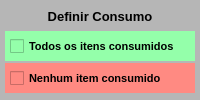
               <widget class="QWidget" name="widget_Cor3" native="true">
                <property name="sizePolicy">
                 <sizepolicy hsizetype="Preferred" vsizetype="Preferred">
                  <horstretch>0</horstretch>
                  <verstretch>0</verstretch>
                 </sizepolicy>
                </property>
                <property name="minimumSize">
                 <size>
                  <width>0</width>
                  <height>0</height>
                 </size>
                </property>
                <property name="maximumSize">
                 <size>
                  <width>210</width>
                  <height>16777215</height>
                 </size>
                </property>
                <property name="font">
                 <font>
                  <pointsize>8</pointsize>
                 </font>
                </property>
                <property name="styleSheet">
                 <string notr="true">background-color: rgb(182, 182, 182);</string>
                </property>
                <layout class="QVBoxLayout" name="verticalLayout_10">
                 <property name="spacing">
                  <number>1</number>
                 </property>
                 <property name="leftMargin">
                  <number>5</number>
                 </property>
                 <property name="topMargin">
                  <number>3</number>
                 </property>
                 <property name="rightMargin">
                  <number>5</number>
                 </property>
                 <property name="bottomMargin">
                  <number>6</number>
                 </property>
                 <item>
                  <widget class="QLabel" name="label_62">
                   <property name="minimumSize">
                    <size>
                     <width>0</width>
                     <height>0</height>
                    </size>
                   </property>
                   <property name="maximumSize">
                    <size>
                     <width>16777215</width>
                     <height>25</height>
                    </size>
                   </property>
                   <property name="font">
                    <font>
                     <pointsize>10</pointsize>
                     <weight>75</weight>
                     <bold>true</bold>
                    </font>
                   </property>
                   <property name="text">
                    <string>Definir Consumo</string>
                   </property>
                   <property name="alignment">
                    <set>Qt::AlignCenter</set>
                   </property>
                  </widget>
                 </item>
                 <item>
                  <widget class="QWidget" name="widget_42" native="true">
                   <property name="minimumSize">
                    <size>
                     <width>0</width>
                     <height>0</height>
                    </size>
                   </property>
                   <property name="maximumSize">
                    <size>
                     <width>16777215</width>
                     <height>30</height>
                    </size>
                   </property>
                   <property name="font">
                    <font>
                     <pointsize>8</pointsize>
                    </font>
                   </property>
                   <property name="styleSheet">
                    <string notr="true">background-color: rgb(148, 255, 170);</string>
                   </property>
                   <layout class="QHBoxLayout" name="horizontalLayout_38">
                    <property name="spacing">
                     <number>5</number>
                    </property>
                    <property name="leftMargin">
                     <number>5</number>
                    </property>
                    <property name="topMargin">
                     <number>3</number>
                    </property>
                    <property name="rightMargin">
                     <number>5</number>
                    </property>
                    <property name="bottomMargin">
                     <number>3</number>
                    </property>
                    <item>
                     <widget class="QCheckBox" name="check_Todo_Consumo">
                      <property name="sizePolicy">
                       <sizepolicy hsizetype="Preferred" vsizetype="Preferred">
                        <horstretch>0</horstretch>
                        <verstretch>0</verstretch>
                       </sizepolicy>
                      </property>
                      <property name="font">
                       <font>
                        <pointsize>8</pointsize>
                        <weight>75</weight>
                        <bold>true</bold>
                       </font>
                      </property>
                      <property name="text">
                       <string>Todos os itens consumidos</string>
                      </property>
                      <property name="checked">
                       <bool>false</bool>
                      </property>
                     </widget>
                    </item>
                   </layout>
                  </widget>
                 </item>
                 <item>
                  <widget class="QWidget" name="widget_39" native="true">
                   <property name="minimumSize">
                    <size>
                     <width>0</width>
                     <height>0</height>
                    </size>
                   </property>
                   <property name="maximumSize">
                    <size>
                     <width>16777215</width>
                     <height>30</height>
                    </size>
                   </property>
                   <property name="font">
                    <font>
                     <pointsize>8</pointsize>
                    </font>
                   </property>
                   <property name="styleSheet">
                    <string notr="true">background-color: rgb(255, 138, 130);</string>
                   </property>
                   <layout class="QHBoxLayout" name="horizontalLayout_37">
                    <property name="spacing">
                     <number>5</number>
                    </property>
                    <property name="leftMargin">
                     <number>5</number>
                    </property>
                    <property name="topMargin">
                     <number>3</number>
                    </property>
                    <property name="rightMargin">
                     <number>5</number>
                    </property>
                    <property name="bottomMargin">
                     <number>3</number>
                    </property>
                    <item>
                     <widget class="QCheckBox" name="check_0_Consumo">
                      <property name="sizePolicy">
                       <sizepolicy hsizetype="Preferred" vsizetype="Preferred">
                        <horstretch>0</horstretch>
                        <verstretch>0</verstretch>
                       </sizepolicy>
                      </property>
                      <property name="font">
                       <font>
                        <pointsize>8</pointsize>
                        <weight>75</weight>
                        <bold>true</bold>
                       </font>
                      </property>
                      <property name="text">
                       <string>Nenhum item consumido</string>
                      </property>
                      <property name="checked">
                       <bool>false</bool>
                      </property>
                     </widget>
                    </item>
                    <item>
                     <widget class="QLabel" name="label_11">
                      <property name="font">
                       <font>
                        <pointsize>8</pointsize>
                       </font>
                      </property>
                      <property name="text">
                       <string/>
                      </property>
                     </widget>
                    </item>
                   </layout>
                  </widget>
                 </item>
                </layout>
               </widget>
